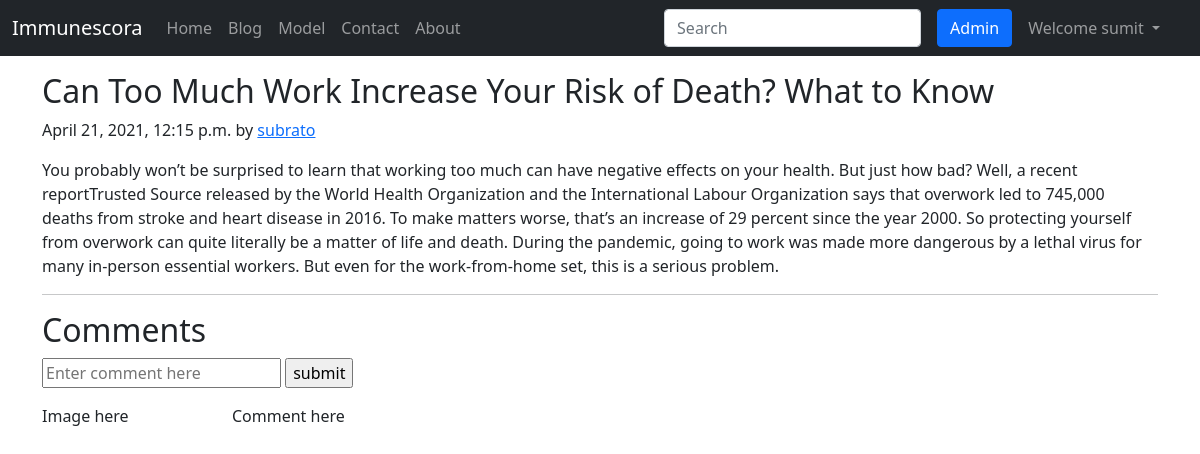
/blog/first-post (signed in), run on the app's committed database.
### blog/models.py (models this page shows, shortened)
class Post(models.Model):
    sno = models.AutoField(primary_key=True)
    title = models.CharField(max_length=255)
    content = models.TextField()
    author = models.CharField(max_length=13)
    slug = models.CharField(max_length=130)
    timeStamp = models.DateTimeField( blank=True)

### blog/views.py (the view)
# urls.py: path('<str:slug>', views.blogp, name = 'blogpost'),
def blogp(request, slug):
    post = Post.objects.filter(slug=slug).first()
    comments = Usercomment.objects.filter(post=post)
    context = {'post': post, 'comments': comments}
    return render(request, 'blog/blogpost.html', context)

### templates/blog/blogpost.html (shortened to what this page needs)
{% extends 'base.html' %}
{% block body %}
<div class="container my-3">
        <h2 class="blog-post-title">{{post.title}}</h2>
        <p class="blog-post-meta">{{post.timeStamp}} by <a href="/about">{{post.author}}</a></p>
        <p>{{post.content}}</p>
        <hr>
      </div>
  <div class="container">
  <h2>Comments</h2>
  <form action="/blog/postComment" method="post">
  <input type="text" name="comment" placeholder="Enter comment here">
  <input type="submit" value="submit">
  </form>
  <div class="row my-3">
          <div class="col-md-2">Image here</div>
          <div class="col-md-10">Comment here</div>
  </div>
  </div>
{% endblock body %}

### templates/base.html (shortened to what this page needs)
<!DOCTYPE html>
<html lang="en">
<head>
  <link href="https://cdn.jsdelivr.net/npm/bootstrap@5.0.0-beta3/dist/css/bootstrap.min.css" rel="stylesheet"
 />
</head>
<body>
  <nav class="navbar navbar-expand-lg navbar-dark bg-dark">
    <div class="container-fluid">
      <a class="navbar-brand" href="/">Immunescora</a>
      <div class="collapse navbar-collapse" id="navbarSupportedContent">
        <ul class="navbar-nav me-auto mb-2 mb-lg-0">
          <li class="nav-item">
            <a class="nav-link" aria-current="page" href="/">Home</a>
          </li>
          <li class="nav-item">
            <a class="nav-link" href="/blog">Blog</a>
          </li>
          <li class="nav-item">
            <a class="nav-link" href="/model">Model</a>
          </li>
          <li class="nav-item">
            <a class="nav-link" href="/contact">Contact</a>
          </li>
          <li class="nav-item">
            <a class="nav-link" href="/about">About</a>
          </li>
        </ul>
        <form method="get" action="/search" class="d-flex">
          <input class="form-control me-2" type="search" placeholder="Search" aria-label="Search" name="query"
            id="query" />
        </form>
        <a href="/admin" class="btn btn-primary mx-2" role="button">
          Admin
        </a>
        {% if user.is_authenticated %}
        <ul class="navbar-nav mr-2" style="margin-right:20px;">
        <li class="nav-item dropdown mr-2">
          <a class="nav-link dropdown-toggle" href="#" id="navbarDropdown" role="button" data-bs-toggle="dropdown" aria-expanded="false">
            Welcome {{request.user}}
          </a>
        </li>
        </ul>
      {% endif %}
    </div>
  </nav>
  {% block body %}{% endblock body %}
</body>
</html>

### data on the page
Post: title "Can Too Much Work Increase Your Risk of Death? What to Know", timeStamp "April 21, 2021, 12:15 p.m.", author "subrato", content "You probably won’t be surprised to learn that working too much can have negative effects on your health. But just how bad? Well, a recent reportTrusted Source released by the World Health Organization and the International Labour Organization says that overwork led to 745,000 deaths from stroke and heart disease in 2016. To make matters worse, that’s an increase of 29 percent since the year 2000. So protecting yourself from overwork can quite literally be a matter of life and death. During the pandemic, going to work was made more dangerous by a lethal virus for many in-person essential workers. But even for the work-from-home set, this is a serious problem."

### other printed values
{{ request.user }} "sumit"
